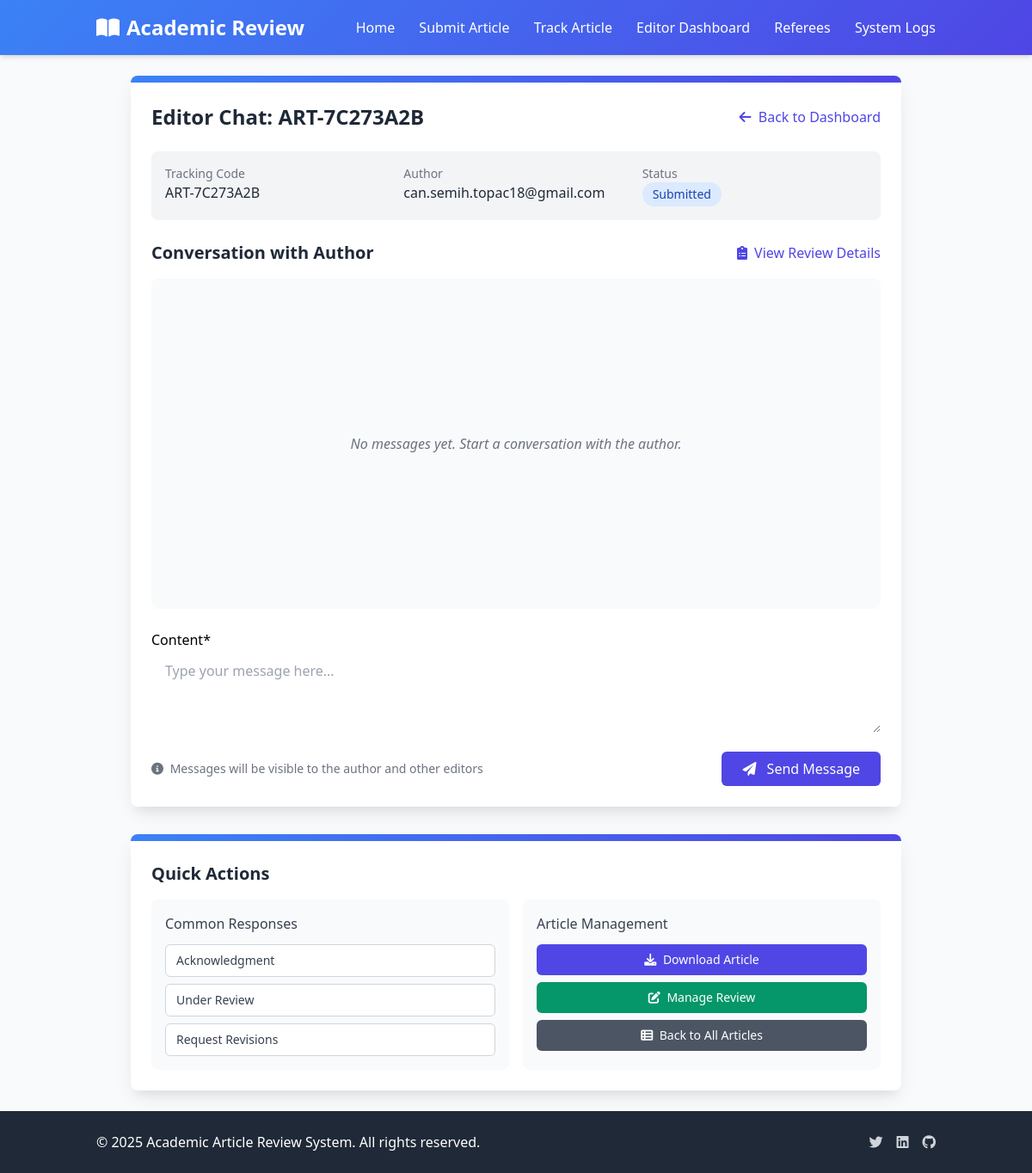
/editor/chat/31/, run on the app's committed database.
### articles/models.py (models this page shows, shortened)
class Article(models.Model):
    STATUS_CHOICES = (
        ('submitted', 'Submitted'),
        ('under_review', 'Under Review'),
        ('revision_required', 'Revision Required'),
        ('accepted', 'Accepted'),
        ('rejected', 'Rejected'),
    )
    title = models.CharField(max_length=255, null=True, blank=True)
    tracking_code = models.CharField(max_length=20, unique=True, editable=False)
    email = models.EmailField()
    file = models.FileField(upload_to='articles/')
    anonymized_file = models.FileField(upload_to='anonymized_articles/', null=True, blank=True)
    status = models.CharField(max_length=50, choices=STATUS_CHOICES, default='submitted')
    submission_date = models.DateTimeField(auto_now_add=True)
    last_updated = models.DateTimeField(auto_now=True)
    referee = models.ForeignKey('Referee', on_delete=models.SET_NULL, null=True, blank=True, related_name='assigned_articles')
    extracted_authors = models.TextField(blank=True, null=True, help_text="Automatically extracted author names")
    extracted_institutions = models.TextField(blank=True, null=True, help_text="Automatically extracted institutions")
    extracted_keywords = models.TextField(blank=True, null=True, help_text="Automatically extracted keywords")
    extracted_emails = models.TextField(blank=True, null=True, help_text="Automatically extracted email addresses")
    anonymization_map = models.TextField(blank=True, null=True, help_text="JSON mapping of original text to encrypted text")
    anonymization_key = models.CharField(max_length=128, blank=True, null=True, help_text="Encryption key for anonymization")
    is_anonymized = models.BooleanField(default=False, help_text="Whether the article has been anonymized")
    def get_status_display(self):
        for status_code, status_name in self.STATUS_CHOICES:
            if self.status == status_code:
                return status_name
        return self.status  # Fallback to the code if no match

### articles/views.py (the view)
# urls.py: path('editor/chat/<int:article_id>/', views.editor_chat, name='editor_chat'),
def editor_chat(request, article_id):
    article = get_object_or_404(Article, id=article_id)
    messages_list = article.messages.order_by('timestamp')
    if request.method == 'POST':
        form = ChatMessageForm(request.POST)
        if form.is_valid():
            message = form.save(commit=False)
            message.article = article
            message.sender_user = User.objects.get(email="editor1@test.com")
            message.save()
            subject = f'New Message on Article: {article.tracking_code}'
            message = f"""
            Dear Author,

            You have received a new message regarding your article with tracking code {article.tracking_code}.

            Please check your messages at {request.build_absolute_uri(reverse('track_article'))}

            Best regards,
            The Editorial Team
            """
            return redirect('editor_chat', article_id=article.id)
    else:
        form = ChatMessageForm()
    return render(request, 'articles/editor/chat.html', {
        'article': article,
        'chat_messages': messages_list,
        'form': form
    })

### articles/forms.py
class ChatMessageForm(forms.ModelForm):
    class Meta:
        model = ChatMessage
        fields = ['content']
        widgets = {
            'content': forms.Textarea(attrs={
                'class': 'form-textarea px-4 py-3 rounded-md w-full',
                'placeholder': 'Type your message here...',
                'rows': 3
            })
        }

### templates/articles/editor/chat.html (shortened to what this page needs)
{% extends 'articles/base.html' %}
{% load crispy_forms_tags %}
{% block content %}
<div class="max-w-4xl mx-auto">
    <div class="bg-white rounded-lg shadow-card overflow-hidden">
        <div class="gradient-bg h-2"></div>
        <div class="p-6">
            <div class="flex justify-between items-center mb-6">
                <h1 class="text-2xl font-bold text-gray-800">Editor Chat: {{ article.tracking_code }}</h1>
                <a href="{% url 'editor_dashboard' %}" class="text-indigo-600 hover:text-indigo-700">
                    <i class="fas fa-arrow-left mr-1"></i> Back to Dashboard
                </a>
            </div>
            <div class="bg-gray-100 p-4 rounded-lg mb-6">
                <div class="grid grid-cols-1 md:grid-cols-3 gap-4">
                    <div>
                        <p class="text-sm text-gray-500">Tracking Code</p>
                        <p class="font-medium text-gray-800">{{ article.tracking_code }}</p>
                    </div>
                    <div>
                        <p class="text-sm text-gray-500">Author</p>
                        <p class="font-medium text-gray-800">{{ article.email }}</p>
                    </div>
                    <div>
                        <p class="text-sm text-gray-500">Status</p>
                        <span class="inline-flex items-center px-3 py-1 rounded-full text-sm font-medium
                            {% if article.status == 'submitted' %}bg-blue-100 text-blue-800
                            {% elif article.status == 'under_review' %}bg-yellow-100 text-yellow-800
                            {% elif article.status == 'revision_required' %}bg-orange-100 text-orange-800
                            {% elif article.status == 'accepted' %}bg-green-100 text-green-800
                            {% elif article.status == 'rejected' %}bg-red-100 text-red-800{% endif %}">
                            {{ article.get_status_display }}
                        </span>
                    </div>
                </div>
            </div>
            <div class="flex justify-between items-center mb-4">
                <h2 class="text-xl font-semibold text-gray-800">Conversation with Author</h2>
                <a href="{% url 'editor_review' article.id %}" class="text-indigo-600 hover:text-indigo-700">
                    <i class="fas fa-clipboard-list mr-1"></i> View Review Details
                </a>
            </div>
            <div class="bg-gray-50 p-4 rounded-lg mb-6 h-96 overflow-y-auto" id="chat-container">
                {% if chat_messages %}
                    {% for message in chat_messages %}
                    <div class="mb-4 {% if message.sender_user.email == 'editor1@test.com' %}ml-auto max-w-md bg-indigo-100 text-gray-800{% else %}mr-auto max-w-md bg-gray-200 text-gray-800{% endif %} p-3 rounded-lg">
                        <div class="text-xs font-medium mb-1 {% if message.sender_user.email == 'editor1@test.com' %}text-indigo-600{% else %}text-gray-600{% endif %}">
                            {{ message.sender_name }}
                        </div>
                        <div class="text-sm">{{ message.content }}</div>
                        <div class="text-xs text-gray-500 mt-1 text-right">{{ message.timestamp|date:"M d, Y H:i" }}</div>
                    </div>
                    {% endfor %}
                {% else %}
                    <div class="flex items-center justify-center h-full">
                        <p class="text-gray-500 italic">No messages yet. Start a conversation with the author.</p>
                    </div>
                {% endif %}
            </div>
            <form method="post" class="space-y-4" autocomplete="false">
                {{ form|crispy }}
                <div class="flex items-center justify-between">
                    <div class="text-sm text-gray-500">
                        <i class="fas fa-info-circle mr-1"></i> Messages will be visible to the author and other editors
                    </div>
                    <button type="submit" class="bg-indigo-600 hover:bg-indigo-700 text-white px-6 py-2 rounded-md font-medium">
                        <i class="fas fa-paper-plane mr-2"></i> Send Message
                    </button>
                </div>
            </form>
        </div>
    </div>
    <div class="mt-8 bg-white rounded-lg shadow-card overflow-hidden">
        <div class="gradient-bg h-2"></div>
        <div class="p-6">
            <h2 class="text-xl font-semibold text-gray-800 mb-4">Quick Actions</h2>
            <div class="grid grid-cols-1 md:grid-cols-2 gap-4">
                <div class="bg-gray-50 p-4 rounded-lg">
                    <h3 class="font-medium text-gray-700 mb-3">Common Responses</h3>
                    <div class="space-y-2">
                        <button class="w-full text-left px-3 py-2 bg-white border border-gray-300 rounded-md text-sm text-gray-700 hover:bg-gray-50 quick-response" data-message="Thank you for your submission. We are currently reviewing your article and will get back to you soon.">
                            Acknowledgment
                        </button>
                        <button class="w-full text-left px-3 py-2 bg-white border border-gray-300 rounded-md text-sm text-gray-700 hover:bg-gray-50 quick-response" data-message="Your article has been sent to referees for review. This process typically takes 2-4 weeks.">
                            Under Review
                        </button>
                        <button class="w-full text-left px-3 py-2 bg-white border border-gray-300 rounded-md text-sm text-gray-700 hover:bg-gray-50 quick-response" data-message="Based on the referee feedback, we request revisions to your article. Please see the detailed comments and submit a revised version.">
                            Request Revisions
                        </button>
                    </div>
                </div>
                <div class="bg-gray-50 p-4 rounded-lg">
                    <h3 class="font-medium text-gray-700 mb-3">Article Management</h3>
                    <div class="space-y-2">
                        <a href="{% url 'download_article' article.id %}" class="block w-full text-center px-3 py-2 bg-indigo-600 text-white rounded-md text-sm hover:bg-indigo-700">
                            <i class="fas fa-download mr-1"></i> Download Article
                        </a>
                        <a href="{% url 'editor_review' article.id %}" class="block w-full text-center px-3 py-2 bg-green-600 text-white rounded-md text-sm hover:bg-green-700">
                            <i class="fas fa-edit mr-1"></i> Manage Review
                        </a>
                        <a href="{% url 'editor_dashboard' %}" class="block w-full text-center px-3 py-2 bg-gray-600 text-white rounded-md text-sm hover:bg-gray-700">
                            <i class="fas fa-th-list mr-1"></i> Back to All Articles
                        </a>
                    </div>
                </div>
            </div>
        </div>
    </div>
</div>
{% endblock %}

### templates/articles/base.html (style rules this page uses)
.gradient-bg { background: linear-gradient(135deg, #3b82f6 0%, #4f46e5 100%); }
.shadow-card { box-shadow: 0 10px 25px -5px rgba(0, 0, 0, 0.1), 0 10px 10px -5px rgba(0, 0, 0, 0.04); }

### data on the page
Article: tracking_code "ART-7C273A2B", email "can.semih.topac18@gmail.com", status "Submitted"
